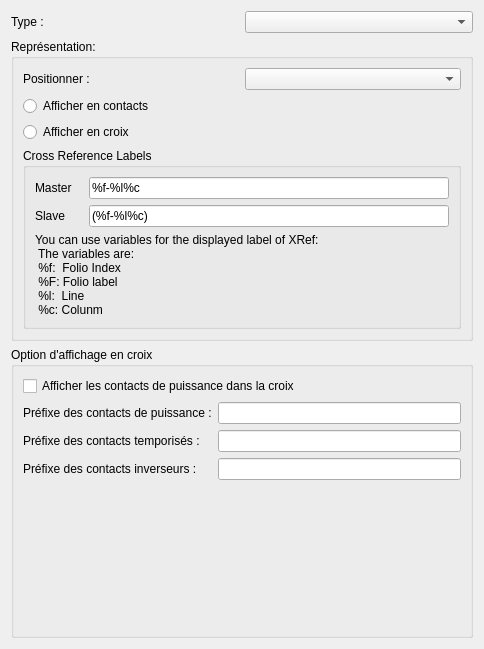
<?xml version="1.0" encoding="UTF-8"?>
<ui version="4.0">
 <class>XRefPropertiesWidget</class>
 <widget class="QWidget" name="XRefPropertiesWidget">
  <property name="geometry">
   <rect>
    <x>0</x>
    <y>0</y>
    <width>484</width>
    <height>649</height>
   </rect>
  </property>
  <property name="windowTitle">
   <string>Form</string>
  </property>
  <layout class="QVBoxLayout" name="verticalLayout">
   <item>
    <layout class="QHBoxLayout" name="horizontalLayout_2">
     <item>
      <widget class="QLabel" name="label_4">
       <property name="text">
        <string>Type :</string>
       </property>
      </widget>
     </item>
     <item>
      <widget class="QComboBox" name="m_type_cb"/>
     </item>
    </layout>
   </item>
   <item>
    <widget class="QGroupBox" name="m_display_gb">
     <property name="title">
      <string>Représentation:</string>
     </property>
     <layout class="QVBoxLayout" name="verticalLayout_3">
      <item>
       <layout class="QHBoxLayout" name="horizontalLayout">
        <item>
         <widget class="QLabel" name="label_3">
          <property name="text">
           <string>Positionner :</string>
          </property>
         </widget>
        </item>
        <item>
         <widget class="QComboBox" name="m_snap_to_cb"/>
        </item>
       </layout>
      </item>
      <item>
       <layout class="QHBoxLayout" name="horizontalLayout_3">
        <item>
         <layout class="QVBoxLayout" name="verticalLayout_2">
          <item>
           <widget class="QRadioButton" name="m_display_has_contacts_rb">
            <property name="text">
             <string>Afficher en contacts</string>
            </property>
           </widget>
          </item>
          <item>
           <widget class="QRadioButton" name="m_display_has_cross_rb">
            <property name="text">
             <string>Afficher en croix</string>
            </property>
           </widget>
          </item>
         </layout>
        </item>
       </layout>
      </item>
      <item>
       <layout class="QVBoxLayout" name="verticalLayout_5">
        <item>
         <widget class="QGroupBox" name="groupBox">
          <property name="title">
           <string>Cross Reference Labels</string>
          </property>
          <layout class="QVBoxLayout" name="verticalLayout_7">
           <item>
            <layout class="QHBoxLayout" name="horizontalLayout_4">
             <item>
              <widget class="QLabel" name="label_6">
               <property name="sizePolicy">
                <sizepolicy hsizetype="Fixed" vsizetype="Preferred">
                 <horstretch>0</horstretch>
                 <verstretch>0</verstretch>
                </sizepolicy>
               </property>
               <property name="minimumSize">
                <size>
                 <width>48</width>
                 <height>0</height>
                </size>
               </property>
               <property name="text">
                <string>Master</string>
               </property>
              </widget>
             </item>
             <item>
              <widget class="QLineEdit" name="m_master_le">
               <property name="inputMask">
                <string/>
               </property>
               <property name="text">
                <string>%f-%l%c</string>
               </property>
              </widget>
             </item>
            </layout>
           </item>
           <item>
            <layout class="QHBoxLayout" name="horizontalLayout_5">
             <item>
              <widget class="QLabel" name="label_7">
               <property name="sizePolicy">
                <sizepolicy hsizetype="Fixed" vsizetype="Preferred">
                 <horstretch>0</horstretch>
                 <verstretch>0</verstretch>
                </sizepolicy>
               </property>
               <property name="minimumSize">
                <size>
                 <width>48</width>
                 <height>0</height>
                </size>
               </property>
               <property name="text">
                <string>Slave</string>
               </property>
               <property name="scaledContents">
                <bool>false</bool>
               </property>
              </widget>
             </item>
             <item>
              <widget class="QLineEdit" name="m_slave_le">
               <property name="text">
                <string>(%f-%l%c)</string>
               </property>
              </widget>
             </item>
            </layout>
           </item>
           <item>
            <widget class="QLabel" name="label_8">
             <property name="text">
              <string>You can use variables for the displayed label of XRef: 
 The variables are:
 %f:  Folio Index
 %F: Folio label
 %l:  Line
 %c: Colunm</string>
             </property>
            </widget>
           </item>
          </layout>
         </widget>
        </item>
       </layout>
      </item>
     </layout>
    </widget>
   </item>
   <item>
    <widget class="QGroupBox" name="m_cross_properties_gb">
     <property name="title">
      <string>Option d'affichage en croix</string>
     </property>
     <layout class="QVBoxLayout" name="verticalLayout_4">
      <item>
       <widget class="QCheckBox" name="m_show_power_cb">
        <property name="text">
         <string>Afficher les contacts de puissance dans la croix</string>
        </property>
       </widget>
      </item>
      <item>
       <layout class="QGridLayout" name="gridLayout">
        <item row="0" column="0">
         <widget class="QLabel" name="label">
          <property name="text">
           <string>Préfixe des contacts de puissance :</string>
          </property>
         </widget>
        </item>
        <item row="1" column="0">
         <widget class="QLabel" name="label_2">
          <property name="text">
           <string>Préfixe des contacts temporisés :</string>
          </property>
         </widget>
        </item>
        <item row="1" column="1">
         <widget class="QLineEdit" name="m_delay_prefix_le"/>
        </item>
        <item row="0" column="1">
         <widget class="QLineEdit" name="m_power_prefix_le"/>
        </item>
        <item row="2" column="0">
         <widget class="QLabel" name="label_5">
          <property name="text">
           <string>Préfixe des contacts inverseurs :</string>
          </property>
         </widget>
        </item>
        <item row="2" column="1">
         <widget class="QLineEdit" name="m_switch_prefix_le"/>
        </item>
       </layout>
      </item>
      <item>
       <spacer name="verticalSpacer">
        <property name="orientation">
         <enum>Qt::Vertical</enum>
        </property>
        <property name="sizeHint" stdset="0">
         <size>
          <width>20</width>
          <height>40</height>
         </size>
        </property>
       </spacer>
      </item>
     </layout>
    </widget>
   </item>
  </layout>
 </widget>
 <resources/>
 <connections/>
</ui>
